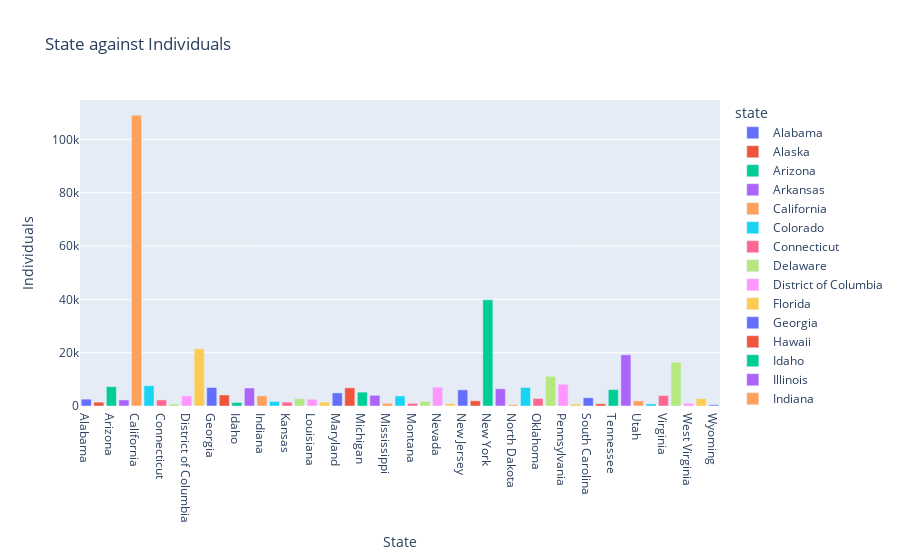

Notebook source saved alongside this figure:
### Code cell
fig = px.bar(homelessness, x='state', y='individuals', color='state', title="State against Individuals")
fig.update_layout(xaxis_title = 'State', yaxis_title = 'Individuals')
fig.show()

### Figure 1 — Plotly figure (JSON) as saved in the notebook; plotly's stock layout.template omitted (floating-point values rounded to 4 significant figures)
{"data": [{"alignmentgroup": "True", "hovertemplate": "state=%{x}<br>individuals=%{y}<extra></extra>", "legendgroup": "Alabama", "marker": {"color": "#636efa", "pattern": {"shape": ""}}, "name": "Alabama", "offsetgroup": "Alabama", "orientation": "v", "showlegend": true, "textposition": "auto", "type": "bar", "x": ["Alabama"], "xaxis": "x", "y": [2570], "yaxis": "y"}, {"alignmentgroup": "True", "hovertemplate": "state=%{x}<br>individuals=%{y}<extra></extra>", "legendgroup": "Alaska", "marker": {"color": "#EF553B", "pattern": {"shape": ""}}, "name": "Alaska", "offsetgroup": "Alaska", "orientation": "v", "showlegend": true, "textposition": "auto", "type": "bar", "x": ["Alaska"], "xaxis": "x", "y": [1434], "yaxis": "y"}, {"alignmentgroup": "True", "hovertemplate": "state=%{x}<br>individuals=%{y}<extra></extra>", "legendgroup": "Arizona", "marker": {"color": "#00cc96", "pattern": {"shape": ""}}, "name": "Arizona", "offsetgroup": "Arizona", "orientation": "v", "showlegend": true, "textposition": "auto", "type": "bar", "x": ["Arizona"], "xaxis": "x", "y": [7259], "yaxis": "y"}, {"alignmentgroup": "True", "hovertemplate": "state=%{x}<br>individuals=%{y}<extra></extra>", "legendgroup": "Arkansas", "marker": {"color": "#ab63fa", "pattern": {"shape": ""}}, "name": "Arkansas", "offsetgroup": "Arkansas", "orientation": "v", "showlegend": true, "textposition": "auto", "type": "bar", "x": ["Arkansas"], "xaxis": "x", "y": [2280], "yaxis": "y"}, {"alignmentgroup": "True", "hovertemplate": "state=%{x}<br>individuals=%{y}<extra></extra>", "legendgroup": "California", "marker": {"color": "#FFA15A", "pattern": {"shape": ""}}, "name": "California", "offsetgroup": "California", "orientation": "v", "showlegend": true, "textposition": "auto", "type": "bar", "x": ["California"], "xaxis": "x", "y": [109008], "yaxis": "y"}, {"alignmentgroup": "True", "hovertemplate": "state=%{x}<br>individuals=%{y}<extra></extra>", "legendgroup": "Colorado", "marker": {"color": "#19d3f3", "pattern": {"shape": ""}}, "name": "Colorado", "offsetgroup": "Colorado", "orientation": "v", "showlegend": true, "textposition": "auto", "type": "bar", "x": ["Colorado"], "xaxis": "x", "y": [7607], "yaxis": "y"}, {"alignmentgroup": "True", "hovertemplate": "state=%{x}<br>individuals=%{y}<extra></extra>", "legendgroup": "Connecticut", "marker": {"color": "#FF6692", "pattern": {"shape": ""}}, "name": "Connecticut", "offsetgroup": "Connecticut", "orientation": "v", "showlegend": true, "textposition": "auto", "type": "bar", "x": ["Connecticut"], "xaxis": "x", "y": [2280], "yaxis": "y"}, {"alignmentgroup": "True", "hovertemplate": "state=%{x}<br>individuals=%{y}<extra></extra>", "legendgroup": "Delaware", "marker": {"color": "#B6E880", "pattern": {"shape": ""}}, "name": "Delaware", "offsetgroup": "Delaware", "orientation": "v", "showlegend": true, "textposition": "auto", "type": "bar", "x": ["Delaware"], "xaxis": "x", "y": [708], "yaxis": "y"}, {"alignmentgroup": "True", "hovertemplate": "state=%{x}<br>individuals=%{y}<extra></extra>", "legendgroup": "District of Columbia", "marker": {"color": "#FF97FF", "pattern": {"shape": ""}}, "name": "District of Columbia", "offsetgroup": "District of Columbia", "orientation": "v", "showlegend": true, "textposition": "auto", "type": "bar", "x": ["District of Columbia"], "xaxis": "x", "y": [3770], "yaxis": "y"}, {"alignmentgroup": "True", "hovertemplate": "state=%{x}<br>individuals=%{y}<extra></extra>", "legendgroup": "Florida", "marker": {"color": "#FECB52", "pattern": {"shape": ""}}, "name": "Florida", "offsetgroup": "Florida", "orientation": "v", "showlegend": true, "textposition": "auto", "type": "bar", "x": ["Florida"], "xaxis": "x", "y": [21443], "yaxis": "y"}, {"alignmentgroup": "True", "hovertemplate": "state=%{x}<br>individuals=%{y}<extra></extra>", "legendgroup": "Georgia", "marker": {"color": "#636efa", "pattern": {"shape": ""}}, "name": "Georgia", "offsetgroup": "Georgia", "orientation": "v", "showlegend": true, "textposition": "auto", "type": "bar", "x": ["Georgia"], "xaxis": "x", "y": [6943], "yaxis": "y"}, {"alignmentgroup": "True", "hovertemplate": "state=%{x}<br>individuals=%{y}<extra></extra>", "legendgroup": "Hawaii", "marker": {"color": "#EF553B", "pattern": {"shape": ""}}, "name": "Hawaii", "offsetgroup": "Hawaii", "orientation": "v", "showlegend": true, "textposition": "auto", "type": "bar", "x": ["Hawaii"], "xaxis": "x", "y": [4131], "yaxis": "y"}, {"alignmentgroup": "True", "hovertemplate": "state=%{x}<br>individuals=%{y}<extra></extra>", "legendgroup": "Idaho", "marker": {"color": "#00cc96", "pattern": {"shape": ""}}, "name": "Idaho", "offsetgroup": "Idaho", "orientation": "v", "showlegend": true, "textposition": "auto", "type": "bar", "x": ["Idaho"], "xaxis": "x", "y": [1297], "yaxis": "y"}, {"alignmentgroup": "True", "hovertemplate": "state=%{x}<br>individuals=%{y}<extra></extra>", "legendgroup": "Illinois", "marker": {"color": "#ab63fa", "pattern": {"shape": ""}}, "name": "Illinois", "offsetgroup": "Illinois", "orientation": "v", "showlegend": true, "textposition": "auto", "type": "bar", "x": ["Illinois"], "xaxis": "x", "y": [6752], "yaxis": "y"}, {"alignmentgroup": "True", "hovertemplate": "state=%{x}<br>individuals=%{y}<extra></extra>", "legendgroup": "Indiana", "marker": {"color": "#FFA15A", "pattern": {"shape": ""}}, "name": "Indiana", "offsetgroup": "Indiana", "orientation": "v", "showlegend": true, "textposition": "auto", "type": "bar", "x": ["Indiana"], "xaxis": "x", "y": [3776], "yaxis": "y"}, {"alignmentgroup": "True", "hovertemplate": "state=%{x}<br>individuals=%{y}<extra></extra>", "legendgroup": "Iowa", "marker": {"color": "#19d3f3", "pattern": {"shape": ""}}, "name": "Iowa", "offsetgroup": "Iowa", "orientation": "v", "showlegend": true, "textposition": "auto", "type": "bar", "x": ["Iowa"], "xaxis": "x", "y": [1711], "yaxis": "y"}, {"alignmentgroup": "True", "hovertemplate": "state=%{x}<br>individuals=%{y}<extra></extra>", "legendgroup": "Kansas", "marker": {"color": "#FF6692", "pattern": {"shape": ""}}, "name": "Kansas", "offsetgroup": "Kansas", "orientation": "v", "showlegend": true, "textposition": "auto", "type": "bar", "x": ["Kansas"], "xaxis": "x", "y": [1443], "yaxis": "y"}, {"alignmentgroup": "True", "hovertemplate": "state=%{x}<br>individuals=%{y}<extra></extra>", "legendgroup": "Kentucky", "marker": {"color": "#B6E880", "pattern": {"shape": ""}}, "name": "Kentucky", "offsetgroup": "Kentucky", "orientation": "v", "showlegend": true, "textposition": "auto", "type": "bar", "x": ["Kentucky"], "xaxis": "x", "y": [2735], "yaxis": "y"}, {"alignmentgroup": "True", "hovertemplate": "state=%{x}<br>individuals=%{y}<extra></extra>", "legendgroup": "Louisiana", "marker": {"color": "#FF97FF", "pattern": {"shape": ""}}, "name": "Louisiana", "offsetgroup": "Louisiana", "orientation": "v", "showlegend": true, "textposition": "auto", "type": "bar", "x": ["Louisiana"], "xaxis": "x", "y": [2540], "yaxis": "y"}, {"alignmentgroup": "True", "hovertemplate": "state=%{x}<br>individuals=%{y}<extra></extra>", "legendgroup": "Maine", "marker": {"color": "#FECB52", "pattern": {"shape": ""}}, "name": "Maine", "offsetgroup": "Maine", "orientation": "v", "showlegend": true, "textposition": "auto", "type": "bar", "x": ["Maine"], "xaxis": "x", "y": [1450], "yaxis": "y"}, {"alignmentgroup": "True", "hovertemplate": "state=%{x}<br>individuals=%{y}<extra></extra>", "legendgroup": "Maryland", "marker": {"color": "#636efa", "pattern": {"shape": ""}}, "name": "Maryland", "offsetgroup": "Maryland", "orientation": "v", "showlegend": true, "textposition": "auto", "type": "bar", "x": ["Maryland"], "xaxis": "x", "y": [4914], "yaxis": "y"}, {"alignmentgroup": "True", "hovertemplate": "state=%{x}<br>individuals=%{y}<extra></extra>", "legendgroup": "Massachusetts", "marker": {"color": "#EF553B", "pattern": {"shape": ""}}, "name": "Massachusetts", "offsetgroup": "Massachusetts", "orientation": "v", "showlegend": true, "textposition": "auto", "type": "bar", "x": ["Massachusetts"], "xaxis": "x", "y": [6811], "yaxis": "y"}, {"alignmentgroup": "True", "hovertemplate": "state=%{x}<br>individuals=%{y}<extra></extra>", "legendgroup": "Michigan", "marker": {"color": "#00cc96", "pattern": {"shape": ""}}, "name": "Michigan", "offsetgroup": "Michigan", "orientation": "v", "showlegend": true, "textposition": "auto", "type": "bar", "x": ["Michigan"], "xaxis": "x", "y": [5209], "yaxis": "y"}, {"alignmentgroup": "True", "hovertemplate": "state=%{x}<br>individuals=%{y}<extra></extra>", "legendgroup": "Minnesota", "marker": {"color": "#ab63fa", "pattern": {"shape": ""}}, "name": "Minnesota", "offsetgroup": "Minnesota", "orientation": "v", "showlegend": true, "textposition": "auto", "type": "bar", "x": ["Minnesota"], "xaxis": "x", "y": [3993], "yaxis": "y"}, {"alignmentgroup": "True", "hovertemplate": "state=%{x}<br>individuals=%{y}<extra></extra>", "legendgroup": "Mississippi", "marker": {"color": "#FFA15A", "pattern": {"shape": ""}}, "name": "Mississippi", "offsetgroup": "Mississippi", "orientation": "v", "showlegend": true, "textposition": "auto", "type": "bar", "x": ["Mississippi"], "xaxis": "x", "y": [1024], "yaxis": "y"}, {"alignmentgroup": "True", "hovertemplate": "state=%{x}<br>individuals=%{y}<extra></extra>", "legendgroup": "Missouri", "marker": {"color": "#19d3f3", "pattern": {"shape": ""}}, "name": "Missouri", "offsetgroup": "Missouri", "orientation": "v", "showlegend": true, "textposition": "auto", "type": "bar", "x": ["Missouri"], "xaxis": "x", "y": [3776], "yaxis": "y"}, {"alignmentgroup": "True", "hovertemplate": "state=%{x}<br>individuals=%{y}<extra></extra>", "legendgroup": "Montana", "marker": {"color": "#FF6692", "pattern": {"shape": ""}}, "name": "Montana", "offsetgroup": "Montana", "orientation": "v", "showlegend": true, "textposition": "auto", "type": "bar", "x": ["Montana"], "xaxis": "x", "y": [983], "yaxis": "y"}, {"alignmentgroup": "True", "hovertemplate": "state=%{x}<br>individuals=%{y}<extra></extra>", "legendgroup": "Nebraska", "marker": {"color": "#B6E880", "pattern": {"shape": ""}}, "name": "Nebraska", "offsetgroup": "Nebraska", "orientation": "v", "showlegend": true, "textposition": "auto", "type": "bar", "x": ["Nebraska"], "xaxis": "x", "y": [1745], "yaxis": "y"}, {"alignmentgroup": "True", "hovertemplate": "state=%{x}<br>individuals=%{y}<extra></extra>", "legendgroup": "Nevada", "marker": {"color": "#FF97FF", "pattern": {"shape": ""}}, "name": "Nevada", "offsetgroup": "Nevada", "orientation": "v", "showlegend": true, "textposition": "auto", "type": "bar", "x": ["Nevada"], "xaxis": "x", "y": [7058], "yaxis": "y"}, {"alignmentgroup": "True", "hovertemplate": "state=%{x}<br>individuals=%{y}<extra></extra>", "legendgroup": "New Hampshire", "marker": {"color": "#FECB52", "pattern": {"shape": ""}}, "name": "New Hampshire", "offsetgroup": "New Hampshire", "orientation": "v", "showlegend": true, "textposition": "auto", "type": "bar", "x": ["New Hampshire"], "xaxis": "x", "y": [835], "yaxis": "y"}, {"alignmentgroup": "True", "hovertemplate": "state=%{x}<br>individuals=%{y}<extra></extra>", "legendgroup": "New Jersey", "marker": {"color": "#636efa", "pattern": {"shape": ""}}, "name": "New Jersey", "offsetgroup": "New Jersey", "orientation": "v", "showlegend": true, "textposition": "auto", "type": "bar", "x": ["New Jersey"], "xaxis": "x", "y": [6048], "yaxis": "y"}, {"alignmentgroup": "True", "hovertemplate": "state=%{x}<br>individuals=%{y}<extra></extra>", "legendgroup": "New Mexico", "marker": {"color": "#EF553B", "pattern": {"shape": ""}}, "name": "New Mexico", "offsetgroup": "New Mexico", "orientation": "v", "showlegend": true, "textposition": "auto", "type": "bar", "x": ["New Mexico"], "xaxis": "x", "y": [1949], "yaxis": "y"}, {"alignmentgroup": "True", "hovertemplate": "state=%{x}<br>individuals=%{y}<extra></extra>", "legendgroup": "New York", "marker": {"color": "#00cc96", "pattern": {"shape": ""}}, "name": "New York", "offsetgroup": "New York", "orientation": "v", "showlegend": true, "textposition": "auto", "type": "bar", "x": ["New York"], "xaxis": "x", "y": [39827], "yaxis": "y"}, {"alignmentgroup": "True", "hovertemplate": "state=%{x}<br>individuals=%{y}<extra></extra>", "legendgroup": "North Carolina", "marker": {"color": "#ab63fa", "pattern": {"shape": ""}}, "name": "North Carolina", "offsetgroup": "North Carolina", "orientation": "v", "showlegend": true, "textposition": "auto", "type": "bar", "x": ["North Carolina"], "xaxis": "x", "y": [6451], "yaxis": "y"}, {"alignmentgroup": "True", "hovertemplate": "state=%{x}<br>individuals=%{y}<extra></extra>", "legendgroup": "North Dakota", "marker": {"color": "#FFA15A", "pattern": {"shape": ""}}, "name": "North Dakota", "offsetgroup": "North Dakota", "orientation": "v", "showlegend": true, "textposition": "auto", "type": "bar", "x": ["North Dakota"], "xaxis": "x", "y": [467], "yaxis": "y"}, {"alignmentgroup": "True", "hovertemplate": "state=%{x}<br>individuals=%{y}<extra></extra>", "legendgroup": "Ohio", "marker": {"color": "#19d3f3", "pattern": {"shape": ""}}, "name": "Ohio", "offsetgroup": "Ohio", "orientation": "v", "showlegend": true, "textposition": "auto", "type": "bar", "x": ["Ohio"], "xaxis": "x", "y": [6929], "yaxis": "y"}, {"alignmentgroup": "True", "hovertemplate": "state=%{x}<br>individuals=%{y}<extra></extra>", "legendgroup": "Oklahoma", "marker": {"color": "#FF6692", "pattern": {"shape": ""}}, "name": "Oklahoma", "offsetgroup": "Oklahoma", "orientation": "v", "showlegend": true, "textposition": "auto", "type": "bar", "x": ["Oklahoma"], "xaxis": "x", "y": [2823], "yaxis": "y"}, {"alignmentgroup": "True", "hovertemplate": "state=%{x}<br>individuals=%{y}<extra></extra>", "legendgroup": "Oregon", "marker": {"color": "#B6E880", "pattern": {"shape": ""}}, "name": "Oregon", "offsetgroup": "Oregon", "orientation": "v", "showlegend": true, "textposition": "auto", "type": "bar", "x": ["Oregon"], "xaxis": "x", "y": [11139], "yaxis": "y"}, {"alignmentgroup": "True", "hovertemplate": "state=%{x}<br>individuals=%{y}<extra></extra>", "legendgroup": "Pennsylvania", "marker": {"color": "#FF97FF", "pattern": {"shape": ""}}, "name": "Pennsylvania", "offsetgroup": "Pennsylvania", "orientation": "v", "showlegend": true, "textposition": "auto", "type": "bar", "x": ["Pennsylvania"], "xaxis": "x", "y": [8163], "yaxis": "y"}, {"alignmentgroup": "True", "hovertemplate": "state=%{x}<br>individuals=%{y}<extra></extra>", "legendgroup": "Rhode Island", "marker": {"color": "#FECB52", "pattern": {"shape": ""}}, "name": "Rhode Island", "offsetgroup": "Rhode Island", "orientation": "v", "showlegend": true, "textposition": "auto", "type": "bar", "x": ["Rhode Island"], "xaxis": "x", "y": [747], "yaxis": "y"}, {"alignmentgroup": "True", "hovertemplate": "state=%{x}<br>individuals=%{y}<extra></extra>", "legendgroup": "South Carolina", "marker": {"color": "#636efa", "pattern": {"shape": ""}}, "name": "South Carolina", "offsetgroup": "South Carolina", "orientation": "v", "showlegend": true, "textposition": "auto", "type": "bar", "x": ["South Carolina"], "xaxis": "x", "y": [3082], "yaxis": "y"}, {"alignmentgroup": "True", "hovertemplate": "state=%{x}<br>individuals=%{y}<extra></extra>", "legendgroup": "South Dakota", "marker": {"color": "#EF553B", "pattern": {"shape": ""}}, "name": "South Dakota", "offsetgroup": "South Dakota", "orientation": "v", "showlegend": true, "textposition": "auto", "type": "bar", "x": ["South Dakota"], "xaxis": "x", "y": [836], "yaxis": "y"}, {"alignmentgroup": "True", "hovertemplate": "state=%{x}<br>individuals=%{y}<extra></extra>", "legendgroup": "Tennessee", "marker": {"color": "#00cc96", "pattern": {"shape": ""}}, "name": "Tennessee", "offsetgroup": "Tennessee", "orientation": "v", "showlegend": true, "textposition": "auto", "type": "bar", "x": ["Tennessee"], "xaxis": "x", "y": [6139], "yaxis": "y"}, {"alignmentgroup": "True", "hovertemplate": "state=%{x}<br>individuals=%{y}<extra></extra>", "legendgroup": "Texas", "marker": {"color": "#ab63fa", "pattern": {"shape": ""}}, "name": "Texas", "offsetgroup": "Texas", "orientation": "v", "showlegend": true, "textposition": "auto", "type": "bar", "x": ["Texas"], "xaxis": "x", "y": [19199], "yaxis": "y"}, {"alignmentgroup": "True", "hovertemplate": "state=%{x}<br>individuals=%{y}<extra></extra>", "legendgroup": "Utah", "marker": {"color": "#FFA15A", "pattern": {"shape": ""}}, "name": "Utah", "offsetgroup": "Utah", "orientation": "v", "showlegend": true, "textposition": "auto", "type": "bar", "x": ["Utah"], "xaxis": "x", "y": [1904], "yaxis": "y"}, {"alignmentgroup": "True", "hovertemplate": "state=%{x}<br>individuals=%{y}<extra></extra>", "legendgroup": "Vermont", "marker": {"color": "#19d3f3", "pattern": {"shape": ""}}, "name": "Vermont", "offsetgroup": "Vermont", "orientation": "v", "showlegend": true, "textposition": "auto", "type": "bar", "x": ["Vermont"], "xaxis": "x", "y": [780], "yaxis": "y"}, {"alignmentgroup": "True", "hovertemplate": "state=%{x}<br>individuals=%{y}<extra></extra>", "legendgroup": "Virginia", "marker": {"color": "#FF6692", "pattern": {"shape": ""}}, "name": "Virginia", "offsetgroup": "Virginia", "orientation": "v", "showlegend": true, "textposition": "auto", "type": "bar", "x": ["Virginia"], "xaxis": "x", "y": [3928], "yaxis": "y"}, {"alignmentgroup": "True", "hovertemplate": "state=%{x}<br>individuals=%{y}<extra></extra>", "legendgroup": "Washington", "marker": {"color": "#B6E880", "pattern": {"shape": ""}}, "name": "Washington", "offsetgroup": "Washington", "orientation": "v", "showlegend": true, "textposition": "auto", "type": "bar", "x": ["Washington"], "xaxis": "x", "y": [16424], "yaxis": "y"}, {"alignmentgroup": "True", "hovertemplate": "state=%{x}<br>individuals=%{y}<extra></extra>", "legendgroup": "West Virginia", "marker": {"color": "#FF97FF", "pattern": {"shape": ""}}, "name": "West Virginia", "offsetgroup": "West Virginia", "orientation": "v", "showlegend": true, "textposition": "auto", "type": "bar", "x": ["West Virginia"], "xaxis": "x", "y": [1021], "yaxis": "y"}, {"alignmentgroup": "True", "hovertemplate": "state=%{x}<br>individuals=%{y}<extra></extra>", "legendgroup": "Wisconsin", "marker": {"color": "#FECB52", "pattern": {"shape": ""}}, "name": "Wisconsin", "offsetgroup": "Wisconsin", "orientation": "v", "showlegend": true, "textposition": "auto", "type": "bar", "x": ["Wisconsin"], "xaxis": "x", "y": [2740], "yaxis": "y"}, {"alignmentgroup": "True", "hovertemplate": "state=%{x}<br>individuals=%{y}<extra></extra>", "legendgroup": "Wyoming", "marker": {"color": "#636efa", "pattern": {"shape": ""}}, "name": "Wyoming", "offsetgroup": "Wyoming", "orientation": "v", "showlegend": true, "textposition": "auto", "type": "bar", "x": ["Wyoming"], "xaxis": "x", "y": [434], "yaxis": "y"}], "layout": {"barmode": "relative", "legend": {"title": {"text": "state"}, "tracegroupgap": 0}, "title": {"text": "State against Individuals"}, "xaxis": {"anchor": "y", "categoryarray": ["Alabama", "Alaska", "Arizona", "Arkansas", "California", "Colorado", "Connecticut", "Delaware", "District of Columbia", "Florida", "Georgia", "Hawaii", "Idaho", "Illinois", "Indiana", "Iowa", "Kansas", "Kentucky", "Louisiana", "Maine", "Maryland", "Massachusetts", "Michigan", "Minnesota", "Mississippi", "Missouri", "Montana", "Nebraska", "Nevada", "New Hampshire", "New Jersey", "New Mexico", "New York", "North Carolina", "North Dakota", "Ohio", "Oklahoma", "Oregon", "Pennsylvania", "Rhode Island", "South Carolina", "South Dakota", "Tennessee", "Texas", "Utah", "Vermont", "Virginia", "Washington", "West Virginia", "Wisconsin", "Wyoming"], "categoryorder": "array", "domain": [0, 1], "title": {"text": "State"}}, "yaxis": {"anchor": "x", "domain": [0, 1], "title": {"text": "Individuals"}}}}
